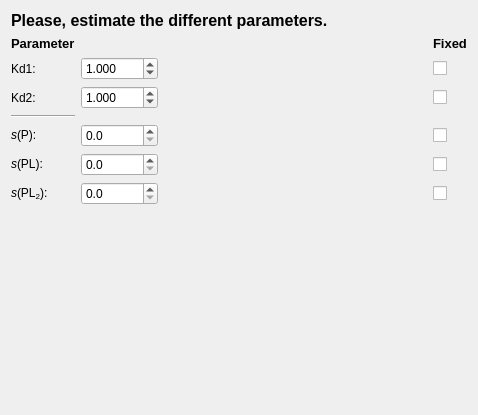
             <widget class="QWidget" name="scrollAreaWidgetContents_3">
              <property name="geometry">
               <rect>
                <x>0</x>
                <y>0</y>
                <width>478</width>
                <height>415</height>
               </rect>
              </property>
              <layout class="QGridLayout" name="gridLayout_6">
               <item row="3" column="0">
                <layout class="QGridLayout" name="gridLayout_17">
                 <item row="7" column="1">
                  <widget class="QDoubleSpinBox" name="end_guess_two">
                   <property name="decimals">
                    <number>1</number>
                   </property>
                   <property name="maximum">
                    <double>4000000.000000000000000</double>
                   </property>
                   <property name="singleStep">
                    <double>0.100000000000000</double>
                   </property>
                  </widget>
                 </item>
                 <item row="1" column="1">
                  <widget class="QDoubleSpinBox" name="kd1_two">
                   <property name="suffix">
                    <string/>
                   </property>
                   <property name="decimals">
                    <number>3</number>
                   </property>
                   <property name="maximum">
                    <double>1000.000000000000000</double>
                   </property>
                   <property name="value">
                    <double>1.000000000000000</double>
                   </property>
                  </widget>
                 </item>
                 <item row="7" column="4">
                  <widget class="QCheckBox" name="end_check_two">
                   <property name="text">
                    <string/>
                   </property>
                   <property name="tristate">
                    <bool>false</bool>
                   </property>
                  </widget>
                 </item>
                 <item row="1" column="0">
                  <widget class="QLabel" name="kd1_label_two">
                   <property name="text">
                    <string>Kd1: </string>
                   </property>
                  </widget>
                 </item>
                 <item row="0" column="4">
                  <widget class="QLabel" name="label_12">
                   <property name="font">
                    <font>
                     <pointsize>10</pointsize>
                     <weight>75</weight>
                     <bold>true</bold>
                    </font>
                   </property>
                   <property name="text">
                    <string>Fixed</string>
                   </property>
                  </widget>
                 </item>
                 <item row="1" column="2">
                  <spacer name="horizontalSpacer_19">
                   <property name="orientation">
                    <enum>Qt::Horizontal</enum>
                   </property>
                   <property name="sizeHint" stdset="0">
                    <size>
                     <width>40</width>
                     <height>20</height>
                    </size>
                   </property>
                  </spacer>
                 </item>
                 <item row="5" column="4">
                  <widget class="QCheckBox" name="start_check_two">
                   <property name="text">
                    <string/>
                   </property>
                  </widget>
                 </item>
                 <item row="6" column="1">
                  <widget class="QDoubleSpinBox" name="intermediate_guess_two">
                   <property name="decimals">
                    <number>1</number>
                   </property>
                   <property name="maximum">
                    <double>4000000.000000000000000</double>
                   </property>
                   <property name="singleStep">
                    <double>0.100000000000000</double>
                   </property>
                  </widget>
                 </item>
                 <item row="6" column="0">
                  <widget class="QLabel" name="intermediate_label_2">
                   <property name="text">
                    <string>&lt;I&gt;s&lt;/I&gt;(PL):</string>
                   </property>
                  </widget>
                 </item>
                 <item row="0" column="0">
                  <widget class="QLabel" name="label_11">
                   <property name="font">
                    <font>
                     <pointsize>10</pointsize>
                     <weight>75</weight>
                     <bold>true</bold>
                    </font>
                   </property>
                   <property name="text">
                    <string>Parameter</string>
                   </property>
                  </widget>
                 </item>
                 <item row="6" column="4">
                  <widget class="QCheckBox" name="intermediate_check_two">
                   <property name="text">
                    <string/>
                   </property>
                  </widget>
                 </item>
                 <item row="2" column="1">
                  <widget class="QDoubleSpinBox" name="kd2_two">
                   <property name="suffix">
                    <string/>
                   </property>
                   <property name="decimals">
                    <number>3</number>
                   </property>
                   <property name="maximum">
                    <double>1000.000000000000000</double>
                   </property>
                   <property name="value">
                    <double>1.000000000000000</double>
                   </property>
                  </widget>
                 </item>
                 <item row="2" column="0">
                  <widget class="QLabel" name="kd2_label_two">
                   <property name="text">
                    <string>Kd2: </string>
                   </property>
                  </widget>
                 </item>
                 <item row="2" column="4">
                  <widget class="QCheckBox" name="kd2_check_two">
                   <property name="text">
                    <string/>
                   </property>
                  </widget>
                 </item>
                 <item row="7" column="0">
                  <widget class="QLabel" name="end_label_2">
                   <property name="text">
                    <string>&lt;I&gt;s&lt;/I&gt;(PL&lt;sub&gt;2&lt;/sub&gt;):</string>
                   </property>
                  </widget>
                 </item>
                 <item row="5" column="0">
                  <widget class="QLabel" name="start_label_2">
                   <property name="text">
                    <string>&lt;I&gt;s&lt;/I&gt;(P):</string>
                   </property>
                  </widget>
                 </item>
                 <item row="5" column="1">
                  <widget class="QDoubleSpinBox" name="start_guess_two">
                   <property name="decimals">
                    <number>1</number>
                   </property>
                   <property name="maximum">
                    <double>4000000.000000000000000</double>
                   </property>
                   <property name="singleStep">
                    <double>0.100000000000000</double>
                   </property>
                  </widget>
                 </item>
                 <item row="4" column="0">
                  <widget class="Line" name="line_3">
                   <property name="orientation">
                    <enum>Qt::Horizontal</enum>
                   </property>
                  </widget>
                 </item>
                 <item row="1" column="4">
                  <widget class="QCheckBox" name="kd1_check_two">
                   <property name="text">
                    <string/>
                   </property>
                  </widget>
                 </item>
                </layout>
               </item>
               <item row="0" column="0">
                <widget class="QLabel" name="label_10">
                 <property name="font">
                  <font>
                   <pointsize>12</pointsize>
                   <weight>75</weight>
                   <bold>true</bold>
                  </font>
                 </property>
                 <property name="text">
                  <string>Please, estimate the different parameters.</string>
                 </property>
                </widget>
               </item>
               <item row="4" column="0">
                <spacer name="verticalSpacer_3">
                 <property name="orientation">
                  <enum>Qt::Vertical</enum>
                 </property>
                 <property name="sizeHint" stdset="0">
                  <size>
                   <width>20</width>
                   <height>40</height>
                  </size>
                 </property>
                </spacer>
               </item>
              </layout>
             </widget>
